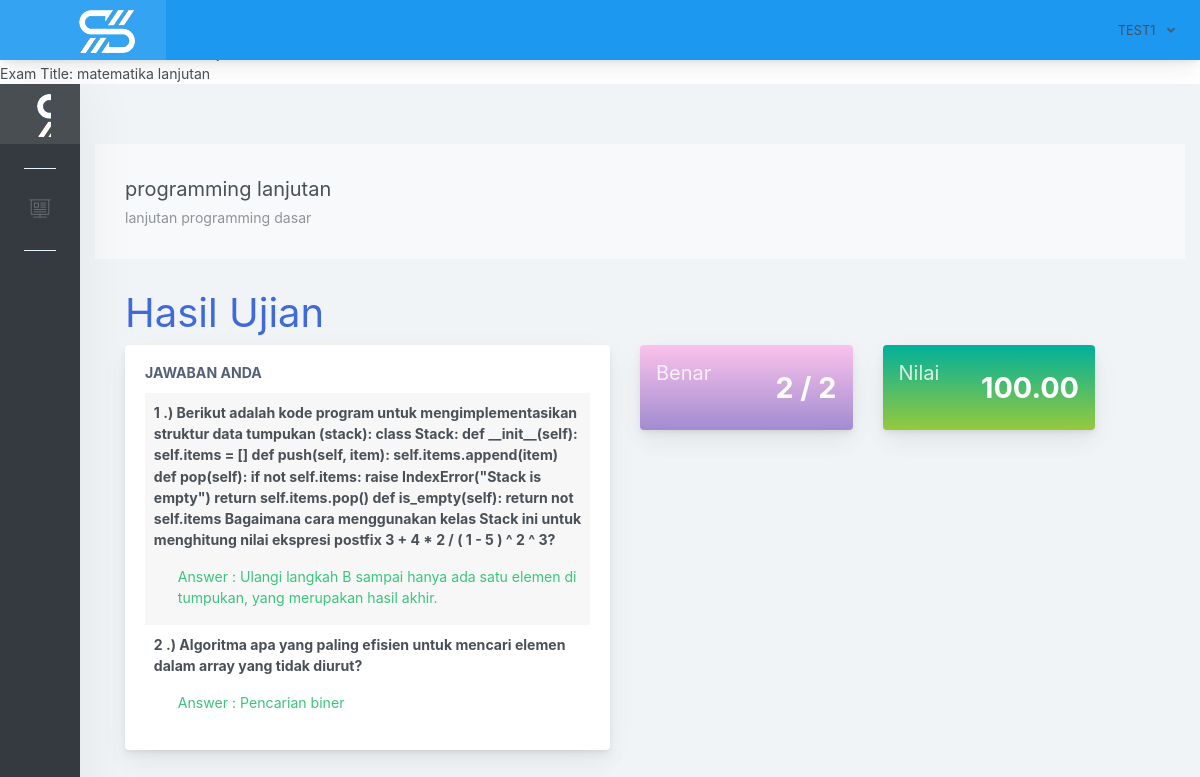
Screenshot of /home.php?page=result&id=42 (signed in) with the database file from the repository.
### tables this page shows
CREATE TABLE `exam_tbl` (
  `ex_id` int(11) NOT NULL,
  `cou_id` int(11) NOT NULL,
  `ex_title` varchar(1000) NOT NULL,
  `ex_time_limit` varchar(1000) NOT NULL,
  `ex_questlimit_display` int(11) NOT NULL,
  `ex_description` varchar(1000) NOT NULL,
  `ex_created` timestamp NOT NULL DEFAULT current_timestamp() ON UPDATE current_timestamp()
);

CREATE TABLE `examinee_tbl` (
  `exmne_id` int(11) NOT NULL,
  `exmne_fullname` varchar(1000) NOT NULL,
  `exmne_course` varchar(1000) NOT NULL,
  `exam` varchar(1000) NOT NULL,
  `exmne_gender` varchar(1000) NOT NULL,
  `exmne_birthdate` varchar(1000) NOT NULL,
  `exmne_school` varchar(1000) NOT NULL,
  `exmne_year_level` varchar(1000) NOT NULL,
  `exmne_email` varchar(1000) NOT NULL,
  `exmne_password` varchar(1000) NOT NULL,
  `exmne_status` varchar(1000) NOT NULL DEFAULT 'active'
);

CREATE TABLE `exam_question_tbl` (
  `eqt_id` int(11) NOT NULL,
  `exam_id` int(11) NOT NULL,
  `exam_question` varchar(1000) NOT NULL,
  `exam_ch1` varchar(1000) NOT NULL,
  `exam_ch2` varchar(1000) NOT NULL,
  `exam_ch3` varchar(1000) NOT NULL,
  `exam_ch4` varchar(1000) NOT NULL,
  `exam_answer` varchar(1000) NOT NULL,
  `exam_status` varchar(1000) NOT NULL DEFAULT 'active'
);

CREATE TABLE `exam_answers` (
  `exans_id` int(11) NOT NULL,
  `axmne_id` int(11) NOT NULL,
  `exam_id` int(11) NOT NULL,
  `quest_id` int(11) NOT NULL,
  `exans_answer` varchar(1000) NOT NULL,
  `exans_status` varchar(1000) NOT NULL DEFAULT 'new',
  `exans_created` timestamp NOT NULL DEFAULT current_timestamp() ON UPDATE current_timestamp()
);

### pages/result.php (the view)
<?php
$examId = $_GET['id'];
$selExam = $conn->query("SELECT * FROM exam_tbl WHERE ex_id='$examId' ")->fetch(PDO::FETCH_ASSOC);
?>
<div class="app-main__outer">
    <div class="app-main__inner">
        <div id="refreshData">
            <div class="col-md-12">
                <div class="app-page-title">
                    <div class="page-title-wrapper">
                        <div class="page-title-heading">
                            <div>
                                <?php echo $selExam['ex_title']; ?>
                                <div class="page-title-subheading">
                                    <?php echo $selExam['ex_description']; ?>
                                </div>
                            </div>
                        </div>
                    </div>
                </div>
                <div class="row col-md-12">
                    <h1 class="text-primary">Hasil Ujian</h1>
                </div>
                <div class="row col-md-6 float-left">
                    <div class="main-card mb-3 card">
                        <div class="card-body">
                            <h5 class="card-title">Jawaban Anda</h5>
                            <table class="align-middle mb-0 table table-borderless table-striped table-hover"
                                id="tableList">
                                <?php
                                $selQuest = $conn->query("SELECT * FROM exam_question_tbl eqt INNER JOIN exam_answers ea ON eqt.eqt_id = ea.quest_id WHERE eqt.exam_id='$examId' AND ea.axmne_id='$exmneId' AND ea.exans_status='new' ");
                                $i = 1;
                                while ($selQuestRow = $selQuest->fetch(PDO::FETCH_ASSOC)) { ?>
                                    <tr>
                                        <td>
                                            <b>
                                                <p><?php echo $i++; ?> .) <?php echo $selQuestRow['exam_question']; ?></p>
                                            </b>
                                            <label class="pl-4 text-success">
                                                Answer :
                                                <?php
                                                if ($selQuestRow['exam_answer'] != $selQuestRow['exans_answer']) { ?>
                                                    <span style="color:red"><?php echo $selQuestRow['exans_answer']; ?></span>
                                                <?PHP } else { ?>
                                                    <span
                                                        class="text-success"><?php echo $selQuestRow['exans_answer']; ?></span>
                                                <?php }
                                                ?>
                                            </label>
                                        </td>
                                    </tr>
                                <?php }
                                ?>
                            </table>
                        </div>
                    </div>
                </div>
                <div class="col-md-6 float-left">
                    <div class="col-md-6 float-left">
                        <div class="card mb-3 widget-content bg-night-fade">
                            <div class="widget-content-wrapper text-white">
                                <div class="widget-content-left">
                                    <div class="widget-heading">
                                        <h5>Benar</h5>
                                    </div>
                                    <div class="widget-subheading" style="color: transparent;">/</div>
                                </div>
                                <div class="widget-content-right">
                                    <div class="widget-numbers text-white">
                                        <?php
                                        $selScore = $conn->query("SELECT * FROM exam_question_tbl eqt INNER JOIN exam_answers ea ON eqt.eqt_id = ea.quest_id AND eqt.exam_answer = ea.exans_answer  WHERE ea.axmne_id='$exmneId' AND ea.exam_id='$examId' AND ea.exans_status='new' ");
                                        ?>
                                        <span>
                                            <?php echo $selScore->rowCount(); ?>
                                            <?php
                                            $over = $selExam['ex_questlimit_display'];
                                            ?>
                                        </span> / <?php echo $over; ?>
                                    </div>
                                </div>
                            </div>
                        </div>
                    </div>
                    <div class="col-md-6 float-left">
                        <div class="card mb-3 widget-content bg-happy-green">
                            <div class="widget-content-wrapper text-white">
                                <div class="widget-content-left">
                                    <div class="widget-heading">
                                        <h5>Nilai</h5>
                                    </div>
                                    <div class="widget-subheading" style="color: transparent;">/</div>
                                </div>
                                <div class="widget-content-right">
                                    <div class="widget-numbers text-white">
                                        <?php
                                        $selScore = $conn->query("SELECT * FROM exam_question_tbl eqt INNER JOIN exam_answers ea ON eqt.eqt_id = ea.quest_id AND eqt.exam_answer = ea.exans_answer  WHERE ea.axmne_id='$exmneId' AND ea.exam_id='$examId' AND ea.exans_status='new' ");
                                        ?>
                                        <span>
                                            <?php
                                            $score = $selScore->rowCount();
                                            $ans = $score / $over * 100;
                                            echo number_format($ans, 2);
                                            ?>
                                        </span>
                                    </div>
                                </div>
                            </div>
                        </div>
                    </div>
                </div>
            </div>
        </div>
    </div>

### home.php (shortened to what this page needs)
<!doctype html>
<?php include ("includes/header.php"); ?>
<div class="app-main">
<?php include ("includes/sidebar.php"); ?>
<?php
@$page = $_GET['page'];
if ($page != '') {
  if ($page == "exam") {
    include ("pages/exam.php");
  } else if ($page == "result") {
    include ("pages/result.php");
  }
}
else {
  include ("pages/home.php");
}
?>
<?php include ("includes/footer.php"); ?>

### query/selectData.php (shortened to what this page needs)
<?php
$exmneId = $_SESSION['examineeSession']['exmne_id'];
$selExmneeData = $conn->query("SELECT * FROM examinee_tbl WHERE exmne_id='$exmneId' ")->fetch(PDO::FETCH_ASSOC);
$exmneExam =  $selExmneeData['exam'];
$exmneExamArray = json_decode($exmneExam, true);
if (!empty($exmneExamArray)) {
    $examIds = implode(',', array_map('intval', $exmneExamArray));
    $selExam = $conn->query("SELECT * FROM exam_tbl WHERE ex_id IN ($examIds) ORDER BY ex_id DESC");
    if ($selExam->rowCount() > 0) {
        while ($selExamRow = $selExam->fetch(PDO::FETCH_ASSOC)) {
            echo "Exam Title: " . htmlspecialchars($selExamRow['ex_title']) . "<br>";
        }
    } else {
        echo "No exams found.";
    }
} else {
    echo "No exams assigned.";
}
?>

### includes/header.php (shortened to what this page needs)
<?php
include ("conn.php");
include ("query/selectData.php");
?>
<html lang="en">
<head>
    <link href="./main.css" rel="stylesheet">
    <link href="css/sweetalert2.min.css" rel="stylesheet">
</head>
<body id="body">
    <div class="app-container app-theme-white body-tabs-shadow fixed-sidebar fixed-header">
        <div class="app-header header-shadow">
            <div class="app-header__logo">
                <a href="home.php"><div class="logo-src ml-5"></div></a>
            </div>
                <div class="app-header__content">
                <div class="app-header-right">
                    <div class="header-btn-lg pr-0">
                        <div class="widget-content p-0">
                            <div class="widget-content-wrapper">
                                <div class="widget-content-left">
                                    <div class="btn-group">
                                        <a data-toggle="dropdown" aria-haspopup="true" aria-expanded="false" class="p-0 btn">
                                            <?php
                                            echo strtoupper($selExmneeData['exmne_fullname']);
                                            ?>
                                            <i class="fa fa-angle-down ml-2 opacity-8"></i>
                                        </a>
                                    </div>
                                </div>
                            </div>
                        </div>
                    </div>
                </div>
            </div>
        </div>

### includes/sidebar.php (shortened to what this page needs)
<div class="app-sidebar sidebar-shadow" style="background:#343a3f;">
    <div class="app-header__logo">
        <div class="logo-src"></div>
    </div>
    <div class="scrollbar-sidebar">
        <div class="app-sidebar__inner">
            <ul class="vertical-nav-menu">
                <li class="app-sidebar__heading">Ujian yang tersedia</li>
                <li>
                    <a href="#">
                        <i class="metismenu-icon pe-7s-display2"></i>
                    </a>
                <li class="app-sidebar__heading">Daftar ujian yang telah di ikuti</li>
                <li>
                    <?php
                    $selTakenExam = $conn->query("SELECT * FROM exam_tbl et INNER JOIN exam_attempt ea ON et.ex_id = ea.exam_id WHERE exmne_id='$exmneId' ORDER BY ea.examat_id");
                    if ($selTakenExam->rowCount() > 0) {
                        while ($selTakenExamRow = $selTakenExam->fetch(PDO::FETCH_ASSOC)) { ?>
                            <a href="home.php?page=result&id=<?php echo $selTakenExamRow['ex_id']; ?>">
                            </a>
                        <?php }
                    } else { ?>
                        <a href="#" class="pl-3">Anda belum mengikuti ujian</a>
                    <?php }
                    ?>
                </li>
            </ul>
        </div>
    </div>
</div>

### includes/footer.php (shortened to what this page needs)
    </div>
        </div>
    </div>
</body>
</html>

### rows the page displays
exam_tbl: ex_title "bahasa indonesia lanjutan"
exam_tbl: ex_title "matematika lanjutan"
examinee_tbl: exmne_fullname "TEST1"
exam_tbl: ex_title "programming lanjutan", ex_description "lanjutan programming dasar", ex_questlimit_display "2", ex_questlimit_display "100.00"
exam_question_tbl: exam_question "Berikut adalah kode program untuk mengimplementasikan struktur data tumpukan (stack): class Stack: def __init__(self): self.items = [] def push(self, item): self.items.append(item) def pop(self): if not self.items: raise IndexError(\"Stack is empty\") return self.items.pop() def is_empty(self): return not self.items Bagaimana cara menggunakan kelas Stack ini untuk menghitung nilai ekspresi postfix 3 + 4 * 2 / ( 1 - 5 ) ^ 2 ^ 3?", exam_answers.exans_answer "Ulangi langkah B sampai hanya ada satu elemen di tumpukan, yang merupakan hasil akhir."
exam_question_tbl: exam_question "Algoritma apa yang paling efisien untuk mencari elemen dalam array yang tidak diurut?", exam_answers.exans_answer "Pencarian biner"

### other values shown
$selScore->rowCount() "2"
